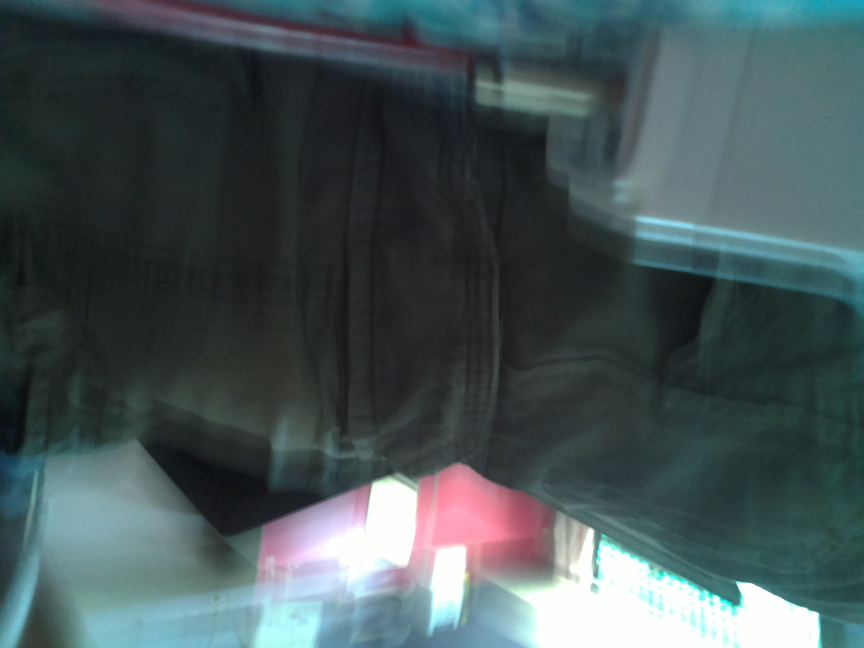
#> input picture picam images/temp/080318-135101.jpg, 2592 x 1944 px, found by its file name (shown at 1/3 size); its folder holds 3 pictures in this run
$ python detect.py
#> lines starting #> are read from the running program, lines starting #| are printed output that depends on the picture; after the words box and inside, x2 and y2 are one past the last pixel; in counts of white or black regions, pixels touching at a corner belong together
import os, cv2 as cv, numpy as np

def firepixels(img):
    hsvimg = cv.cvtColor(img,cv.COLOR_BGR2HSV)
    flamelow = np.array(([0, 0, 192]), dtype = "uint8")
    flamehigh = np.array(([40, 192, 255]), dtype = "uint8")
    flame = cv.inRange(hsvimg,flamelow,flamehigh) # highlight flame colors
    # cflame = cv.bitwise_and(img,img, mask=flame) # retain flame color
    return flame

images = os.listdir("temp/")
img1 = cv.imread("temp/"+images[0])
#> img1 is the input picture: shape (1944, 2592, 3); mean B, G, R 87.1, 85.1, 70.1
img2 = cv.imread("temp/"+images[1])
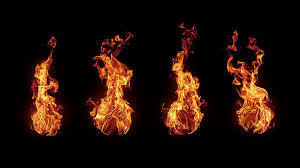
#> input picture picam images/temp/flame.jpg, 300 x 168 px, found by its file name
#> img2 is the input picture: shape (168, 300, 3); mean B, G, R 8.8, 16.7, 34.9

f1 = firepixels(img1)
#> in firepixels, `hsvimg = cv.cvtColor(img,cv.COLOR_BGR2HSV)`: hsvimg: shape (1944, 2592, 3); mean H, S, V 90.6, 59.6, 89.6
#> in firepixels, `flame = cv.inRange(hsvimg,flamelow,flamehigh)`:
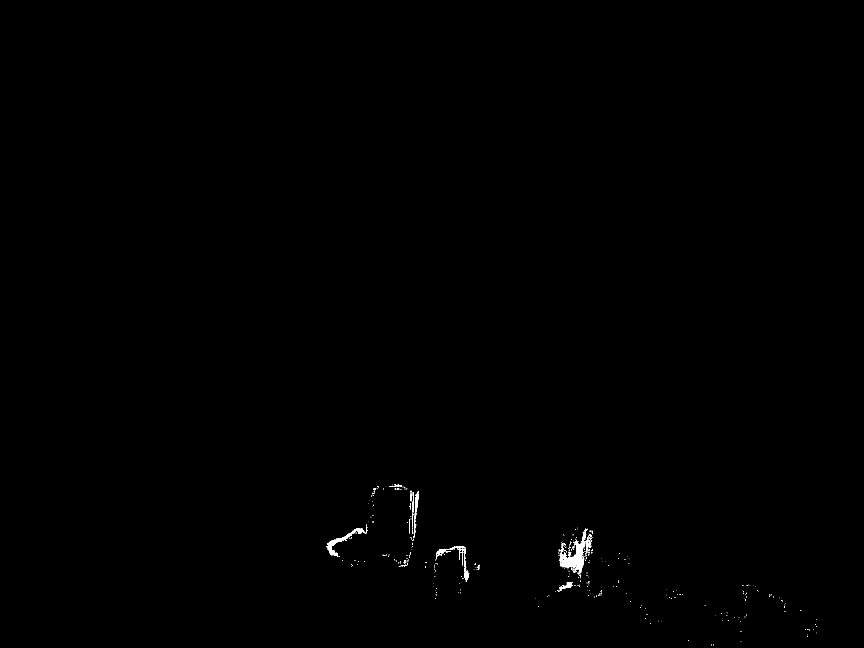
#> flame: shape (1944, 2592) (shown at 1/3 size); 0.19% white; 342 white regions (321 under 20 px), largest, box (x1, y1, x2, y2) and area: (1678, 1586, 1777, 1724) 3957, (980, 1579, 1101, 1670) 1556, (1307, 1639, 1408, 1746) 1201
f2 = firepixels(img2)
#> in firepixels (call 2), `hsvimg = cv.cvtColor(img,cv.COLOR_BGR2HSV)`: hsvimg: shape (168, 300, 3); mean H, S, V 23.4, 87.9, 35.1
#> in firepixels (call 2), `flame = cv.inRange(hsvimg,flamelow,flamehigh)`:
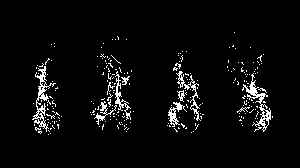
#> flame: shape (168, 300); 4.3% white in thin lines or dots, all inside (x1, y1, x2, y2) = (32, 32, 273, 135)

h1 = cv.calcHist(f1,[0],None,[256],[0,256])
#> h1 = 256 values, max 2592 at index 0, min 0 at index 1, mean 10.12
h2 = cv.calcHist(f2,[0],None,[256],[0,256])
#> h2 = 256 values, max 300 at index 0, min 0 at index 1, mean 1.17
val = cv.compareHist(h1,h2,cv.HISTCMP_INTERSECT)
#> val = 300
threshold = 2000.0

if val<threshold:
	print("fire")
else:
	print("nofire")

print(images[1])
# os.rename("temp/"+images[0],"images/"+images[0])
